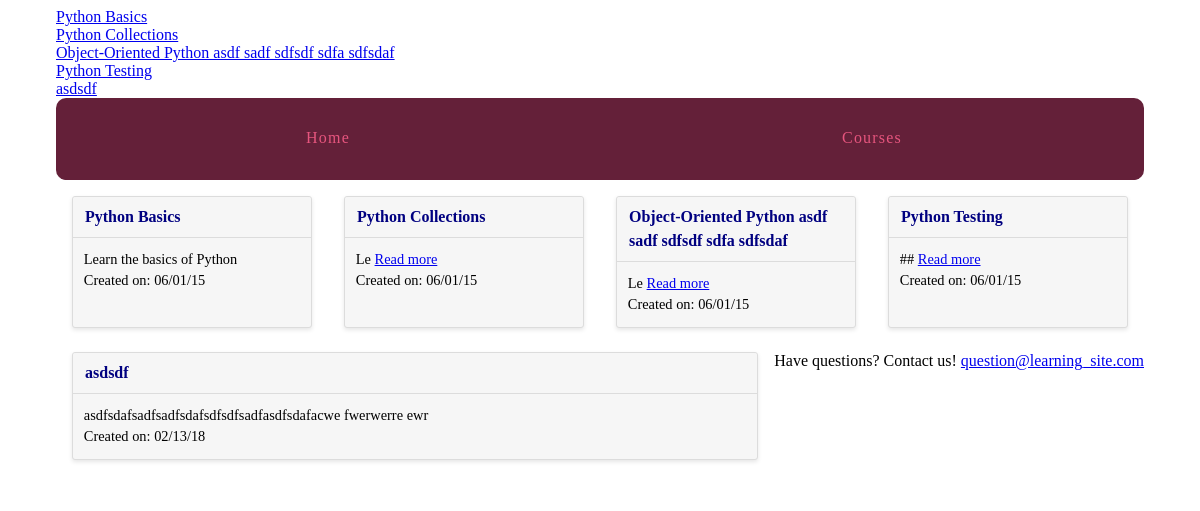
Page /courses/ on the committed database.
### courses/models.py (models this page shows, shortened)
class Course(models.Model):
    created_at = models.DateTimeField(auto_now_add=True)
    title = models.CharField(max_length=255)
    description = models.TextField()

### courses/views.py (the view)
def course_list(request):
    courses = Course.objects.all()
    email = 'question@learning_site.com'
    return render(request, 'courses/course_list.html', {'courses': courses,
                                                       'email':email})

### courses/templatetags/course_extras.py (called while the page is built)
@register.inclusion_tag('courses/course_nav.html')
def nav_courses_list():
    courses = Course.objects.all()
    return {'courses': courses}

### courses/templates/courses/course_list.html (shortened to what this page needs)
{% extends "layout.html" %}
{% load static from staticfiles %}
{% block static %}<link rel="stylesheet" href="{% static 'courses/css/courses.css' %}">{% endblock %}
{% block content %}
<div class="cards">
    {% for course in courses %}
    <div class="card">
        <header><a href="{% url 'courses:detail' pk=course.pk %}">{{ course.title }}</a></header>
        <div class="card-copy">
            {% if course.description|wordcount <= 5 %}
                {{ course.description }}
            {% else %}
                {{ course.description|slice:"2" }}
                <a href="{% url 'courses:detail' pk=course.pk %}">Read more</a>
            {% endif %}
            <div>Created on: {{ course.created_at|date:"m/d/y" }}</div>
        </div>
    </div>
    {% endfor %}
    <div>Have questions? Contact us! {{ email|urlize }}</div>
</div>
{% endblock %}

### courses/templates/courses/course_nav.html
{% for course in courses %}
    <div><a href="{% url 'courses:detail' pk=course.pk %}">{{ course.title }}</a></div>
{% endfor %}

### assets/css/layout.css (style rules this page uses)
html { box-sizing: border-box; }
*, *::after, *::before { box-sizing: inherit; }
.cards { display: -webkit-box; display: -moz-box; display: box; display: -webkit-flex; display: -moz-flex; display: -ms-flexbox; display: flex; -webkit-box-lines: multiple; -moz-box-lines: multiple; box-lines: multiple; -webkit-flex-wrap: wrap; -moz-flex-wrap: wrap; -ms-flex-wrap: wrap; flex-wrap: wrap; -webkit-box-pack: justify; -moz-box-pack: justify; box-pack: justify; -webkit-justify-content: space-between; -moz-justify-content: space-between; -ms-justify-content: space-between; -o-justify-content: space-between; justify-content: space-between; -ms-flex-pack: justify; }
.card { -webkit-flex-basis: 15em; -moz-flex-basis: 15em; flex-basis: 15em; -ms-flex-preferred-size: 15em; -webkit-flex-grow: 1; -moz-flex-grow: 1; flex-grow: 1; -ms-flex-positive: 1; -webkit-transition: all 0.2s ease-in-out; -moz-transition: all 0.2s ease-in-out; transition: all 0.2s ease-in-out; background-color: #f6f6f6; border-radius: 3px; border: 1px solid gainsboro; box-shadow: 0 2px 4px #e6e6e6; margin: 0 1em 1.5em 1em; position: relative; }
.card header { -webkit-transition: all 0.2s ease-in-out; -moz-transition: all 0.2s ease-in-out; transition: all 0.2s ease-in-out; background-color: #f6f6f6; border-bottom: 1px solid gainsboro; border-radius: 3px 3px 0 0; font-weight: bold; line-height: 1.5em; padding: 0.5em 0.75em; }
.card header a { color: #642039; text-decoration: none; }
.card .card-copy { font-size: 0.9em; line-height: 1.5em; padding: 0.75em 0.75em; }

### courses/static/courses/css/courses.css (style rules this page uses)
.card header a { color: #000080; }

### rows in the picture
Course: title "Python Basics", description "Learn the basics of Python", created_at "06/01/15"
Course: title "Python Collections", description "Le", created_at "06/01/15"
Course: title "Object-Oriented Python asdf sadf sdfsdf sdfa sdfsdaf", description "Le", created_at "06/01/15"
Course: title "Python Testing", description "##", created_at "06/01/15"
Course: title "asdsdf", description "asdfsdafsadfsadfsdafsdfsdfsadfasdfsdafacwe fwerwerre ewr", created_at "02/13/18"

### other values in the picture
{{ email|urlize }} "question@learning_site.com"
